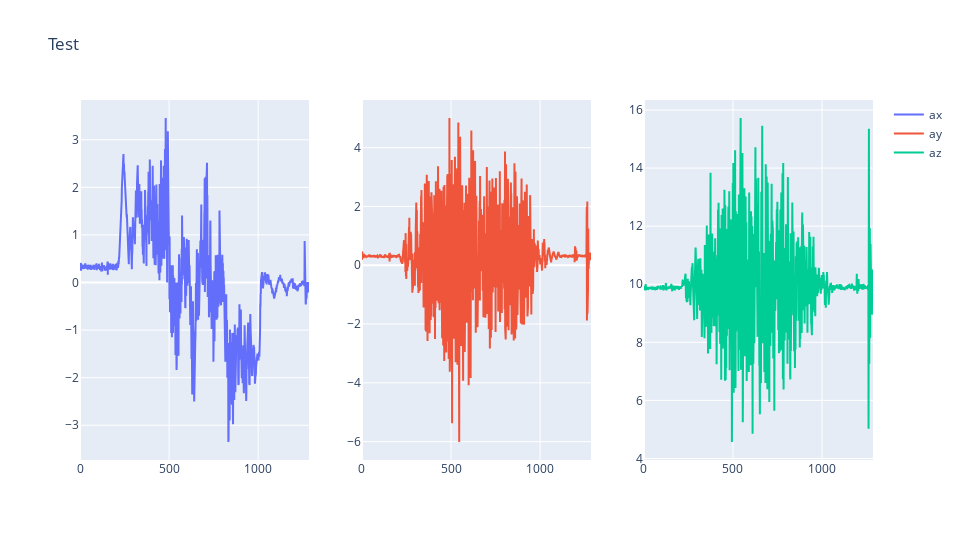

The notebook cell saved with this chart:
### Code cell
fig = triple_graph(acc_data[["ax", "ay", "az"]])
fig.write_html("data_analysis_acc_2.html", full_html=False, include_plotlyjs="cdn")
fig.show()

### Figure 1 — Plotly figure (JSON) as saved in the notebook; plotly's stock layout.template omitted (floating-point values rounded to 4 significant figures; data arrays with more than 128 entries replaced by an {"elided": "..."} marker saying what was removed)
{"data": [{"name": "ax", "type": "scatter", "x": {"elided": "1287 int values"}, "xaxis": "x", "y": {"elided": "1287 float values"}, "yaxis": "y"}, {"name": "ay", "type": "scatter", "x": {"elided": "1287 int values"}, "xaxis": "x2", "y": {"elided": "1287 float values"}, "yaxis": "y2"}, {"name": "az", "type": "scatter", "x": {"elided": "1287 int values"}, "xaxis": "x3", "y": {"elided": "1287 float values"}, "yaxis": "y3"}], "layout": {"height": 540, "title": {"text": "Test"}, "width": 960, "xaxis": {"anchor": "y", "domain": [0, 0.2889]}, "xaxis2": {"anchor": "y2", "domain": [0.3556, 0.6444]}, "xaxis3": {"anchor": "y3", "domain": [0.7111, 1]}, "yaxis": {"anchor": "x", "domain": [0, 1]}, "yaxis2": {"anchor": "x2", "domain": [0, 1]}, "yaxis3": {"anchor": "x3", "domain": [0, 1]}}}
